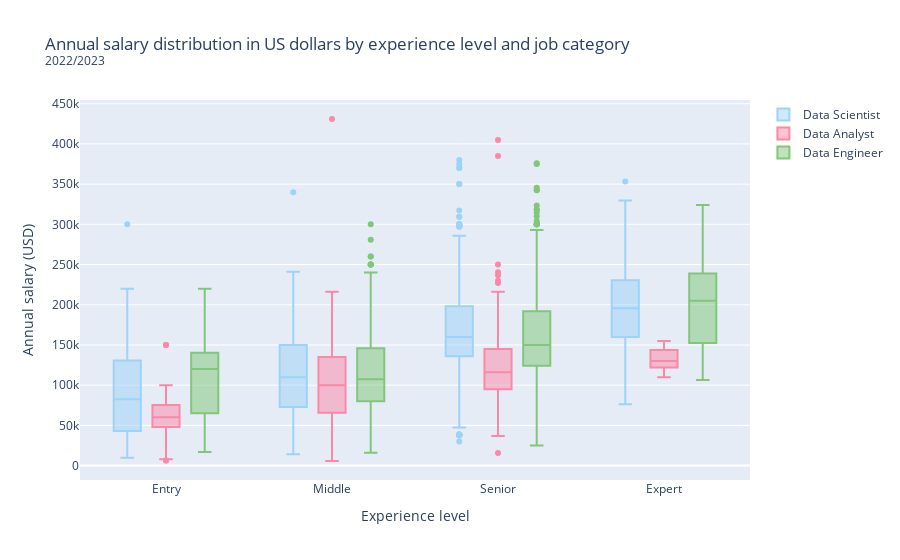

Source (notebook cell):
### Markdown cell above
Insights
We observe a significant difference between salaries.
Data analysts have the smallest median salary.
The median salaries of data scientists and data engineers are comparable, with data scientists having slightly higher salaries.
Some data analysts have high salaries, exceeding $380K.

### Code cell
fig = go.Figure()

# Get the df for a single job category each time
for job in job_cats:
    
    # Prepare the temporary dataframe (filter and sort)
    temp_df = df[df.job_category == job]
    dfs = []
    sort_order = ['Entry', 'Middle', 'Senior', 'Expert']
    for x in sort_order:
        dfs.append(temp_df[temp_df.experience_level == x])
    temp_df = pd.concat(dfs)
    
    # Add box plots
    fig.add_trace(go.Box(
        y=temp_df.salary_in_usd,
        x=temp_df.experience_level,
        name=job, marker_color=job_cat_cmap[job]))

fig.update_layout(
    title="Annual salary distribution in US dollars by experience level and job category<br><sup>2022/2023</sup>",
    xaxis_title="Experience level",
    yaxis_title="Annual salary (USD)",
    boxmode='group')

fig.show()

### Figure 1 — Plotly figure (JSON) as saved in the notebook; plotly's stock layout.template omitted (floating-point values rounded to 4 significant figures; data arrays with more than 128 entries replaced by an {"elided": "..."} marker saying what was removed)
{"data": [{"marker": {"color": "#9cd3f7"}, "name": "Data Scientist", "type": "box", "x": {"elided": "1031 str values"}, "y": {"elided": "1031 int values"}}, {"marker": {"color": "#fc88a7"}, "name": "Data Analyst", "type": "box", "x": {"elided": "669 str values"}, "y": {"elided": "669 int values"}}, {"marker": {"color": "#80c779"}, "name": "Data Engineer", "type": "box", "x": {"elided": "1622 str values"}, "y": {"elided": "1622 int values"}}], "layout": {"boxmode": "group", "title": {"text": "Annual salary distribution in US dollars by experience level and job category<br><sup>2022/2023</sup>"}, "xaxis": {"title": {"text": "Experience level"}}, "yaxis": {"title": {"text": "Annual salary (USD)"}}}}
